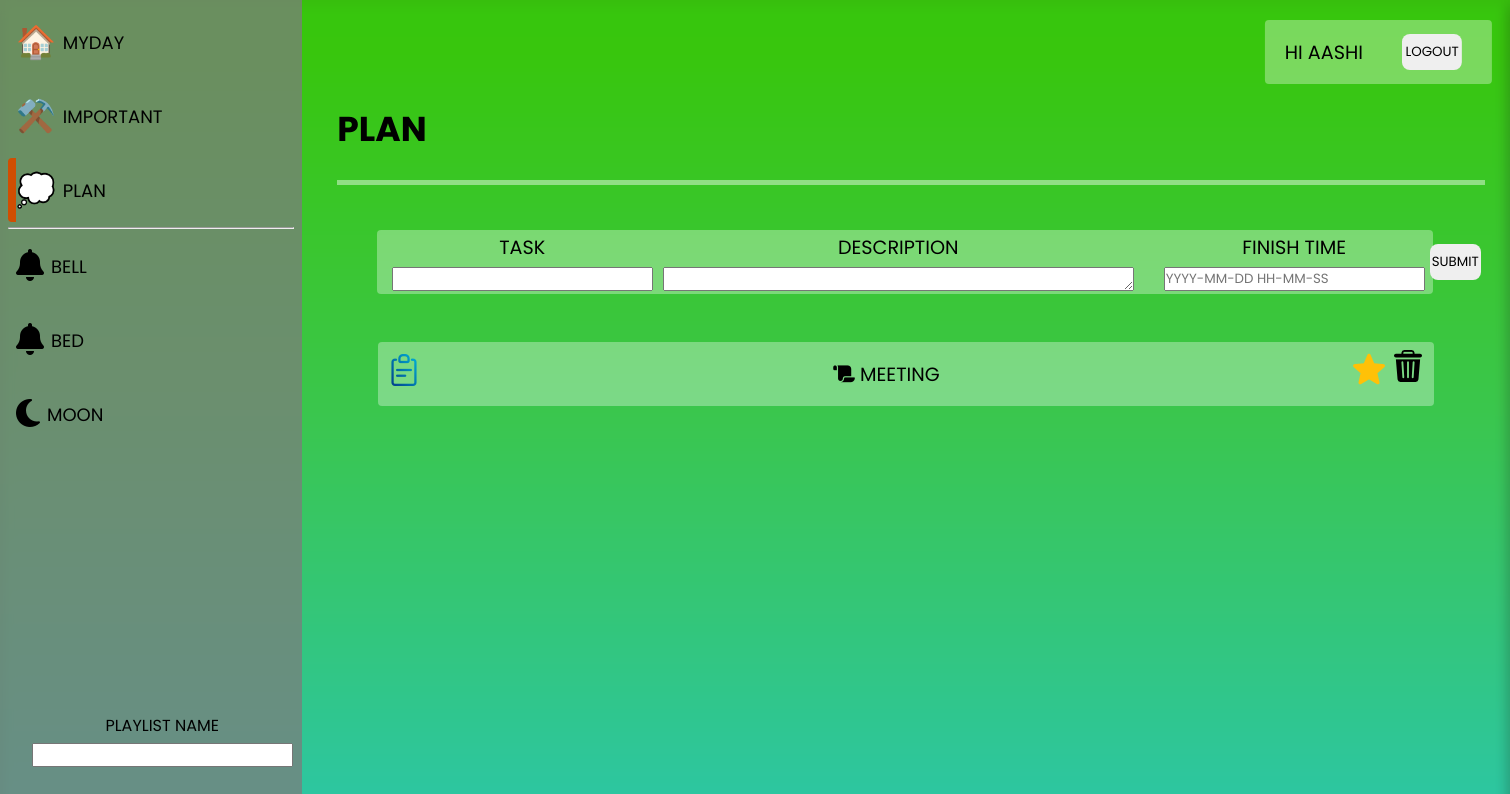
Page /plan/ (signed in) on the committed database.
### todo/models.py (models this page shows, shortened)
class PlayListClass(models.Model):
    id = models.UUIDField(primary_key=True, default=uuid.uuid4, editable=False,unique=True)
    user=models.ForeignKey(User, verbose_name='User', on_delete=models.CASCADE,null=True)
    title=models.CharField(max_length=50)
    playlist=models.ForeignKey(TodoClass, verbose_name="plan", on_delete=models.CASCADE,blank=True,null=True)
    finished=models.ForeignKey(FinishTimeClass, verbose_name="playlist_finished", on_delete=models.CASCADE,blank=True,null=True)
    class Meta:
        verbose_name='playlist'
        verbose_name_plural='playlists'

class TodoClass(models.Model):
    id = models.UUIDField(primary_key=True, default=uuid.uuid4, editable=False,unique=True)
    title=models.CharField(max_length=100,verbose_name='title',name='title')
    description=models.TextField(verbose_name='description',blank=True)
    create_time=models.DateTimeField(default=timezone.now)
    star=models.BooleanField(default=False,verbose_name='Star')
    finished=models.BooleanField(default=False,verbose_name='Finished')

class FinishTimeClass(models.Model):
    id = models.UUIDField(primary_key=True, default=uuid.uuid4, editable=False,unique=True)
    finish_time=models.DateTimeField(auto_now=False, auto_now_add=False,blank=True)

### todo/views.py (the view)
# urls.py: path('<str:playlist>/',combined_function,name='todo'),
@login_required
def combined_function(request, playlist):
    user=request.user
    time = False
    ctr = None
    heading = set()
    play = PlayListClass.objects.filter(user=user).order_by('title')
    for lst in play:
        heading.add(lst.title)
    tasks = {}
    if playlist == 'myday':
        playlists = MyDayClass.objects.filter(user=user, playlist__create_time__date=current_date).order_by(Case(When(playlist__finished=False, then=0), default=1),'-playlist__create_time')
        ctr = MyDayClass
    elif playlist == 'important':
        playlists = ImportantClass.objects.filter(user=user).order_by(Case(When(playlist__finished=False, then=0), default=1),'-playlist__create_time')
        ctr = ImportantClass
    elif playlist == 'plan':
        playlists = PlanClass.objects.filter(user=user).order_by(Case(When(playlist__finished=False, then=0), default=1),'-playlist__create_time')
        ctr = PlanClass
        time = True
    else:
        playlists = PlayListClass.objects.filter(Q(title=playlist.lower()) & Q(user=user)).order_by(Case(When(playlist__finished=False, then=0), default=1),'-playlist__create_time')
        ctr = PlayListClass
        time = True
    for ptr in playlists:
        if ptr.finished:
            if ptr.finished.finish_time < timezone.now():
                ptr.playlist.finished = True
                ptr.playlist.save()
                ptr.save()
            tasks[ptr.playlist] = ptr.finished
        else:
            if ptr.playlist!=None and ptr.playlist.create_time.date() < timezone.now().date():
                ptr.playlist.finished = True
                ptr.playlist.save()
                ptr.save()
            tasks[ptr.playlist] = None
    if request.method == "POST":
        form3=NewPlayListForm(request.POST)
        form1 = TodoForm(request.POST)
        if form3.is_valid() and form3.cleaned_data.get('form_type') == 'form3':
            var=form3.save()
            var.user=user
            var.save()
            return redirect('todo',playlist=playlist)
        form2 = None
        if time:
            form2 = FinishTimeForm(request.POST)
        if form1.is_valid() and form1.cleaned_data.get('form_type') == 'form1':
            todo = form1.save()
        if form2 is not None and form2.is_valid():
            finish = form2.save()
        if ctr == PlayListClass:
            ctr = PlayListClass.objects.create(title=playlist,user=user, playlist=todo, finished=finish)
            print(ctr.id)
        elif time:
            ctr = ctr.objects.create(playlist=todo, finished=finish,user=user)
        else:
            ctr = ctr.objects.create(playlist=todo,user=user)
        return redirect('todo', playlist=playlist)
    else:
        form1 = TodoForm()
        form2 = None
        if time:
            form2 = FinishTimeForm()
        form3=NewPlayListForm()
    if tasks!={None:None}:
        valid=True
    else:
        valid=False
    context = {
        'tasks': tasks,
        'headings': heading,
        'form1': form1,
        'form2': form2,
        'form3':form3,
        "list":valid,
        "playlist": playlist,
        "path":str(playlist),
    }
    print('/'+str(playlist)+'/')
    return render(request, template_name, context)

### todo/forms.py
class TodoForm(forms.ModelForm):
    form_type = forms.CharField(widget=forms.HiddenInput(), initial='form1',label='')
    class Meta:
        model=TodoClass
        fields=['title','description']
        labels={
            "title":"task",
        }

class FinishTimeForm(forms.ModelForm):
    class Meta:
        model=FinishTimeClass
        fields=['finish_time']
        widgets = {
            'finish_time': forms.DateTimeInput(attrs={'placeholder': 'YYYY-MM-DD HH-MM-SS'}),
        }

### templates/home.html (shortened to what this page needs)
{% load static %}
<!DOCTYPE html>
<html lang="en">
<head>
    <link rel="stylesheet" href={% static '/css/style.css' %}>
</head>
<body>
    <div class="box">
        <div class="container1">
            <nav>
                <div class="items">
                    <div class="store">
                        <ul>
                            <li
                            {% if request.path == '/myday/' %}
                            style="border-left:8px solid #02d002;"
                    {% else %}
                    style="border-left:8px solid transparent ;"
                    {% endif %}
                    >
                    <span class="logo">🏠</span>
                    <a href="{% url 'todo' 'myday' %}">myday</a>
                </li>
                <li
                {% if request.path == '/important/' %}
                style="border-left:8px solid #02d099;"
                {% else %}
                style="border-left:8px solid transparent;"
                {% endif %}
                >
                <span class="logo">⚒️</span>
                <a href="{% url 'todo' 'important' %}">important</a>
            </li>
            <li
            {% if request.path == '/plan/' %}
            style="border-left:8px solid #d04e02;"
            {% else %}
            style="border-left:8px solid transparent;"
            {% endif %}
            >
            <span class="logo">💭</span>
            <a href="{% url 'todo' 'plan' %}"plan>plan</a>
        </li>
        <hr>
        {% for heading in headings %}
        <li
        {% if  heading in request.path %}
        style="border-left:8px solid #a002d0;"
        {% else %}
        style="border-left:8px solid transparent;"
        {% endif %}
        >
        <span class="logo"><i class="fa-solid fa-{{heading}} fa-bell {% if heading == path %}fa-shake{% endif %} fa-1x"></i></span>
        <a href="{% url 'todo' playlist=heading %}">{{ heading }}</a>
    </li>
    {% endfor %}
</ul>
</div>
<div class="create-new-playlist">
                    {% include 'create-playlist.html' %}
                </div>
            </div>
        </nav>
    </div>
    <div class="container2">
        <div class="user">
            <div class="username">hi {{request.user.username}}</div>
            <button>
                <a href="{% url 'logout' %}">Logout</a>
            </button>
        </div>
        {% include 'fullpage.html' %}
</div>
</body>
</html>

### templates/create-playlist.html (shortened to what this page needs)
<div class="form-container">
    <form method="post">
        <div class="form1">
            {% for form in form3 %}
            <div class="field">
                <div class="label">{{ form.label }}</div>
                <div class="input">{{ form }}</div>
                </div>
                {% endfor %}
            </div>
    </form>
</div>

### templates/fullpage.html (shortened to what this page needs)
{% load static %}
<div class="card">
    <div class="lookup">
        <div class="heading">
            <h2>
                {{ playlist }}
            </h2>
          </div>
          <div class="form">
            {% include 'create-task.html' %}
        </div>
    {% if list == True %}
        {% for task , time in tasks.items %}
        <div class="bars">
            <div class="finished">
                {% if task.finished == True %}
                <a href="{% url 'finish-task' playlist task.id %}"><img src="{% static '/images/sleep.png' %}" alt=""></a>
                {% elif task.finished == False %}
                <a href="{% url 'finish-task' playlist task.id %}"><img src="{% static '/images/pending-tasks.png' %}" alt=""></a>
                {% endif %}
            </div>
            <div class="title">
                <i class="fa-solid fa-{{task.title}} fa-scroll fa-bounce fa-1x"></i>
                {{task.title}}
            </div>
            <div class="icon">
                <div class="star">
                    {% if task.star %}
                    <span class="logo">
                    <a href="{% url 'star-task' playlist task.id %}">
                        <img src="{% static '/images/star (1).png' %}" alt="">
                    </a>
                </span>
                {% else %}
                <a href="{% url 'star-task' playlist task.id %}">
                    <img src="{% static '/images/star (2).png' %}" alt="Logo" style="width: 33px;margin-right: 10px;">
                </a>
                {% endif %}
            </div>
            <div class="delete">
                <a href="{% url 'delete-task' playlist task.id %}"><img src="{% static '/images/bin.png' %}" alt=""></a>
            </div>
        </div>
    </div>
    {% endfor %}
{% endif %}
</div>

### templates/create-task.html (shortened to what this page needs)
<div class="form-container">
    <form method="post">
        <div class="form1">
            {% for form in form1 %}
            <div class="field">
                <div class="label">{{ form.label }}</div>
                <div class="input">{{ form }}</div>
                </div>
                {% endfor %}
            </div>
            <div class="form2">
                {% if form2 %}
                {% for form in form2 %}
                <div class="field">
                    <div class="label">{{ form.label }}</div>
                    <div class="input">{{ form }}</div>
                </div>
                {% endfor %}
                {% endif %}
            </div>
            <button type="submit">Submit</button>
    </form>
</div>

### static/css/style.css (style rules this page uses)
* { margin: 0; padding: 0; font-family: 'Poppins', sans-serif; text-transform: uppercase; }
.items { display: flex; justify-content: center; flex-direction: column; align-items: center; border: 5px solid transparent; justify-content: space-between; overflow-y: scroll; height: 100vh; }
nav { height: 100%; }
.store { width: 98%; height: 83%; overflow-y: scroll; overflow-x: hidden; }
.items .store ul { display: flex; justify-content: center; flex-direction: column; width: 100%; }
li { list-style: none; font-size: 18px; margin: 5px 0; width: 100%; border-radius: 4px; height: 64px; display: flex; align-items: center; overflow: hidden; justify-content: space-evenly; }
a { color: black; text-decoration: none; width: 100%; padding: 100% 0; }
.box { display: flex; justify-content: space-between; flex-direction: row; }
.container2 { padding: 2%; width: 76vw; color: black; height: 92vh; font-size: larger; background-color: #30303046; overflow-y: scroll; overflow-x: hidden; }
.container1 { background-color: #757575cf; backdrop-filter: blur(4px); width: 20%; overflow-y: scroll; }
.lookup { display: flex; flex-direction: column; justify-content: center; align-items: center; }
.bars { display: flex; width: 92%; justify-content: space-between; background-color: rgba(255, 255, 255, 33%); height: 64px; margin: 5px 2px; align-items: center; border-radius: 4px; cursor: pointer; }
.logo { font-size: 32px; margin-right: 7px; }
.finished { width: auto; margin-left: 10px; height: 100%; justify-content: center; display: flex; flex-direction: column; }
.lookup .heading { margin: 0 0 40px 10px; display: flex; justify-items: start; width: 100%; font-size: 23px; padding-bottom: 25px; border-bottom: 5px solid #ffffff70; }
.form { width: 100%; margin-left: 85px; margin-bottom: 38px; }
.form-container { display: flex; width: 92%; justify-content: space-between; background-color: rgba(255, 255, 255, 33%); height: 64px; margin: 5px 2px; align-items: center; border-radius: 4px; }
form { display: flex; justify-content: inherit; width: 100%; align-items: center; }
.form1,.form2 { margin-left: 10px; }
.label { text-align: center; }
button { border-radius: 8px; border: 2px solid transparent; margin-right: 10px; height: 36px; width: 60px; cursor: pointer; }
.input { height: 29px; display: flex; align-items: flex-end; justify-content: center; }
.field { margin: 0 5px; }
.form1,.form2 { display: flex; align-items: center; }
textarea { width: auto; height: 22px; }
.delete a { text-shadow: 1px 1px 2px black; }
.create-new-playlist .form-container form .form1 { margin-bottom: 17px; margin-right: 5px; }
.create-new-playlist .form-container { background-color: transparent; align-items: center; margin-bottom: 25px; }
.create-new-playlist { width: 100%; display: flex; justify-content: center; }
.icon { display: flex; margin-right: 10px; }
.user { display: flex; transform: translate(411% ,-15px); justify-content: flex-end; width: 15vw; overflow: hidden; justify-content: space-around; background-color: rgba(255, 255, 255, 33%); height: 64px; margin: 5px 2px; align-items: center; border-radius: 4px; }
.username { overflow: hidden; }

### templates/home.html (style rules this page uses)
body { background-image: linear-gradient(to bottom,#41ff00,#00ff1dba,#00ffbbcc); background-repeat: round; position: relative; z-index: -1; backdrop-filter: drop-shadow(2px 4px 6px black) contrast(1.095) blur(7px); overflow:hidden; }

### rows in the picture
PlayListClass: headings "BELL"
PlayListClass: headings "BED"
PlayListClass: headings "MOON"
TodoClass: finished False (drawn), title "MEETING", star True (drawn)

### other values in the picture
{{ request.user.username }} "AASHI"
{{ playlist }} "PLAN"
